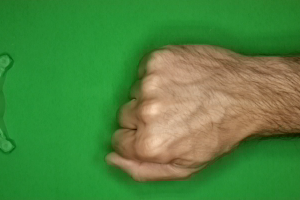
#> input picture rps-classifier/data/0bioBZYFCXqJIulm.png, 300 x 200 px
$ python -i img_pp_test.py   (imports and definitions only)
#> lines starting #> are read from the running program, lines starting #| are printed output that depends on the picture
from PIL import Image
import io as IO
import numpy as np
import cv2

LENGTH = 20
WIDTH = 30

LOWER_GREEN_ONE = 36
LOWER_GREEN_TWO = 25
LOWER_GREEN_THREE = 25

UPPER_GREEN_ONE = 86
UPPER_GREEN_TWO = 255
UPPER_GREEN_THREE = 255

lower_green = np.array([36, 25, 25])
upper_green = np.array([86, 255, 255])

def main():
    # assert opencv version is same as Img version at each step!
    cv2_img = cv2.imread("data/0bioBZYFCXqJIulm.png")
#> cv2_img is the input picture: shape (200, 300, 3); mean B, G, R 61.9, 133.7, 75.8
    cv2_img = cv2.resize(cv2_img, (WIDTH, LENGTH))
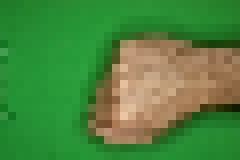
#> cv2_img: shape (20, 30, 3) (shown 8 times larger); mean B, G, R 62.1, 133.9, 75.9

    with Image.open("data/0bioBZYFCXqJIulm.png") as img:
        img = img.convert('HSV').resize((WIDTH, LENGTH))
#> img: PIL image 30x20 HSV; mean H, S, V 67.9, 163.6, 144.1

#> (the run stopped early here; a loop or call above may not have finished)
